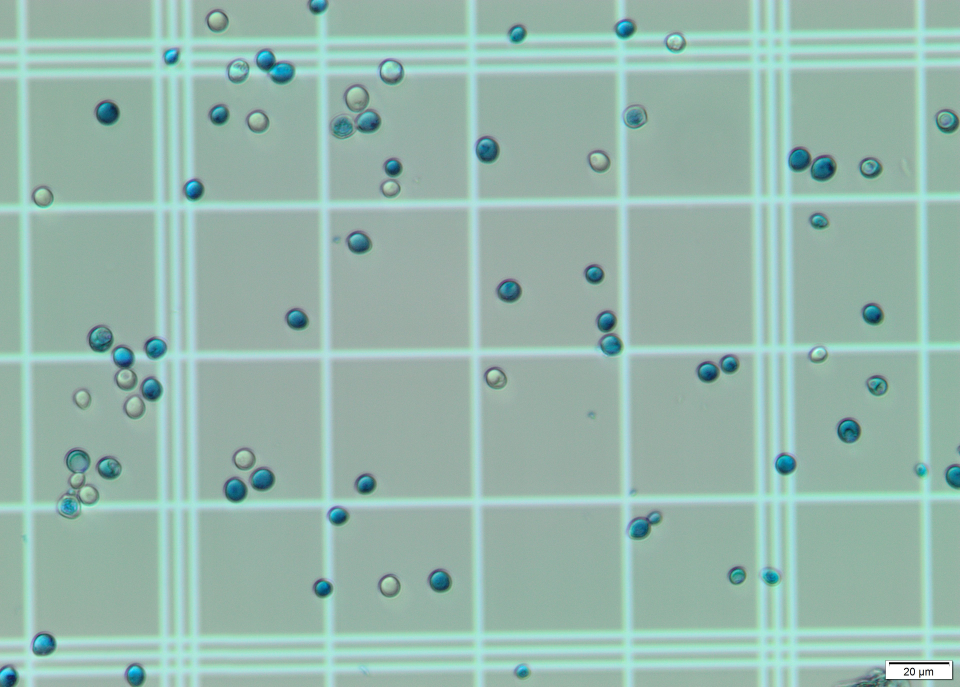
#> input picture sequencia_1/seq1_1_2.jpg, 3840 x 2748 px (shown at 1/4 size); its folder holds 4 pictures in this run
$ python main.py
#> lines starting #> are read from the running program, lines starting #| are printed output that depends on the picture
### stitching/transformations.py
import numpy as np
import numpy.lib.stride_tricks as strides

# [11 lines left out: function scale_intensities, not called in this run]

def rgb_to_monochromatic(img):
    weights = np.array([0.144, 0.299, 0.587])
    return (img @ weights).astype(img.dtype)

def ensure_divisability(img, factor):
    a = img.shape[0] % factor
    rows = img if a == 0 else img[a // 2:-int(np.ceil(a / 2))]
    b = img.shape[1] % factor
    return rows if b == 0 else rows[:,b // 2:-int(np.ceil(b / 2))]

def calculate_partitions_shape(img, n_rows, n_cols):
    h = img.shape[0] // n_rows
    w = img.shape[1] // n_cols
    return (h, w) if img.ndim == 2 else (h, w, 1)

def calculate_strides_shape(partitions_shape, n_rows, n_cols):
    shape = (n_rows, n_cols) if len(partitions_shape) < 3 else (n_rows, n_cols, 3)
    return (*shape, *partitions_shape)

def calculate_partition_strides(sliding_windows, partitions_shape):
    padding = (0, len(sliding_windows.strides) - 2)
    weights = np.pad((partitions_shape[:2]), padding, constant_values=1)
    return weights * sliding_windows.strides

def partition_image(img, n_rows, n_cols):
    partitions_shape = calculate_partitions_shape(img, n_rows, n_cols)
    sliding_windows = strides.sliding_window_view(img, partitions_shape)
    shape = calculate_strides_shape(partitions_shape, n_rows, n_cols)
    partition_strides = calculate_partition_strides(sliding_windows, partitions_shape)
    return strides.as_strided(sliding_windows, shape=shape, strides=partition_strides)

def downsample_img(img, factor):
    used_img = ensure_divisability(img, factor)
    n_rows = used_img.shape[0] // factor
    n_cols = used_img.shape[1] // factor
    partitions = partition_image(used_img, n_rows, n_cols)
    partitions_axis = (2,3) if img.ndim == 2 else (3, 4, 5)
    return np.median(partitions, axis=partitions_axis).astype(img.dtype)

def threshold(img, percentage):
    return (img > np.percentile(img, 100*percentage)).astype(int)

### stitching/stitching.py
import numpy as np
from .filters import apply_gaussian_filter
from .transformations import threshold, rgb_to_monochromatic
from scipy.ndimage import rotate
from scipy.optimize import minimize_scalar
from itertools import starmap, chain
from functools import reduce
import operator
import re

def binary_value_max_probability(array):
    probability_of_1 = np.sum(array) / np.prod(array.shape)
    return max(probability_of_1, 1 - probability_of_1)

def loss_function(thresholded_img):
    row_max_probabilites = list(map(binary_value_max_probability, thresholded_img))
    return thresholded_img.shape[0] - np.sum(row_max_probabilites)

def correct_image_rotation_angle(thresholded_img):
    def rotation(ang):
        return loss_function(rotate(thresholded_img, angle=ang))
    result = minimize_scalar(rotation, tol=1e-8)
    return result.x

# [15 lines left out: functions find_major_grid_lines, find_major_grid_corners, not called in this run]

def configured_rotate(img, angle):
    return rotate(img, angle, mode='reflect', reshape=False)

def compute_angles(imgs_grid):
    preprocess = lambda img: threshold(apply_gaussian_filter(img, 2), 0.8)
    used_imgs_grid = list(map(lambda row: list(map(preprocess, row)), imgs_grid))
    angles = np.array(list(map(
        lambda row: list(map(correct_image_rotation_angle, row)),
        used_imgs_grid
    )))
    return angles

# [21 lines left out: function compute_translations, not called in this run]

def compute_transformations(gray_imgs_grid):
    angles = compute_angles(gray_imgs_grid)
    rotated_imgs_grid = list(starmap(
        lambda imgs, angles: list(starmap(configured_rotate, zip(imgs, angles))),
        zip(gray_imgs_grid, angles)
    ))
    return compute_translations(rotated_imgs_grid), angles

def preprocess(img):
    return threshold(apply_gaussian_filter(rgb_to_monochromatic(img), 3), 0.7)

def stitch_images(imgs_grid):
    gray_imgs_grid = list(map(
        lambda row: list(map(rgb_to_monochromatic, row)),
        imgs_grid
    ))
    translations, angles = compute_transformations(gray_imgs_grid)
    first_quadrant_translations = translations + np.tile(
        np.array([-np.min(translations[0,:,0]), -np.min(translations[:,0,1])]),
        (translations.shape[0], 1)
    )
    images_shape = imgs_grid[0][0].shape
    stitched_img = np.zeros(
        (np.max(first_quadrant_translations[-1,:,0]) + images_shape[0],
         np.max(first_quadrant_translations[:,-1,1]) + images_shape[1],
         images_shape[2]),
        dtype=np.uint8
    )
    imgs_list = chain.from_iterable(imgs_grid)
    translations_raveled = np.vstack(first_quadrant_translations)
    angles_list = chain.from_iterable(angles)
    for img, translation, angle in zip(imgs_list, translations_raveled, angles_list):
        dx, dy = translation
        rotated_img = configured_rotate(img, angle)
        stitched_img[dx:dx+img.shape[0],dy:dy+img.shape[1]] = rotated_img
    return stitched_img

### stitching/filters.py
import numpy as np
from .frequency import apply_on_freq_domain

def split_rgb_channels(img):
    return np.squeeze(np.split(img, 3, axis=-1), axis=-1)

def cross_correlate(img, filt):
    return apply_on_freq_domain(lambda x,y: x*np.conj(y), img, filt)

def convolve(img, filt):
    return apply_on_freq_domain(np.multiply, img, filt)

def generate_zero_centered_arange(size):
    center = size // 2
    return np.arange(size) - center

# [4 lines left out: function compute_2d_gaussian, not called in this run]

def ensure_is_odd(value):
    return value + (1 - value % 2)

def compute_optimal_gaussian_filter_size(sigma):
    return ensure_is_odd(int(2 * sigma))

def generate_gaussian_filter(sigma=1):
    if sigma == 0:
        return np.array([[1]])
    filter_size = compute_optimal_gaussian_filter_size(sigma)
    zcrange = generate_zero_centered_arange(filter_size)
    x, y = np.meshgrid(zcrange, zcrange)
    filt = np.exp(-(np.square(x) + np.square(y)) / (2 * np.square(sigma)))
    return filt / np.sum(filt)

def apply_gaussian_filter(img, sigma=1):
    gaussian = generate_gaussian_filter(sigma=sigma)
    if img.ndim == 2:
        return convolve(img, gaussian)
    else:
        result = map(lambda channel: convolve(channel, gaussian), split_rgb_channels(img))
    return np.stack(tuple(result), axis=-1).astype(img.dtype)

### stitching/frequency.py
import numpy as np
import operator

def calculate_bounding_shape(arrays):
    shapes = map(np.shape, arrays)
    dimension_sizes = zip(*shapes)
    return tuple(map(max, dimension_sizes))

def pad_symmetrically_to_shape(arr, shape):
    differences = map(lambda x: operator.sub(*x), zip(shape, arr.shape))
    paddings = tuple(map(lambda x: (x // 2, int(np.ceil(x / 2))), differences))
    return np.pad(arr, paddings)

def pad_symmetrically_to_same_shape(arrays):
    target_shape = calculate_bounding_shape(arrays)
    equalize_shapes = lambda arr: pad_symmetrically_to_shape(arr, target_shape)
    return list(map(equalize_shapes, arrays))

def apply_on_freq_domain(function, *args):
    frequencies = np.fft.rfft2(pad_symmetrically_to_same_shape(args))
    return np.fft.fftshift(np.fft.irfft2(function(*frequencies)))

### main.py
from stitching.transformations import downsample_img
from stitching.stitching import stitch_images
import imageio as im
import os

if __name__ == '__main__':
    base_dir = './sequencia_1/'
    image_paths = sorted(os.listdir(base_dir))[1:]
    images = [im.imread(f'{base_dir}{path}') for path in image_paths]
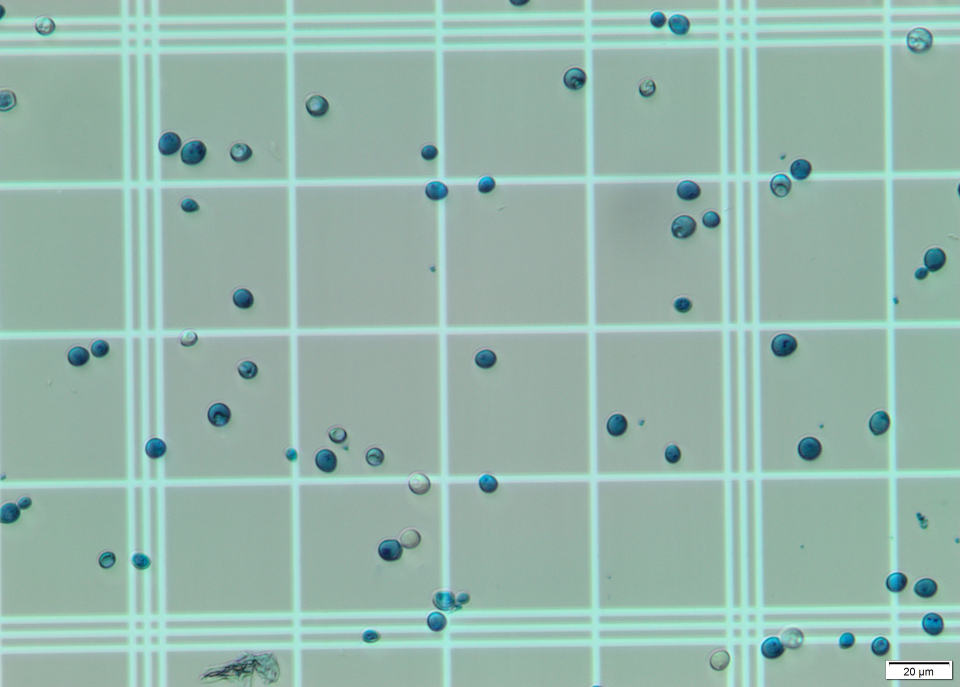
#> input picture sequencia_1/seq1_1_3.jpg, 3840 x 2748 px (shown at 1/4 size)
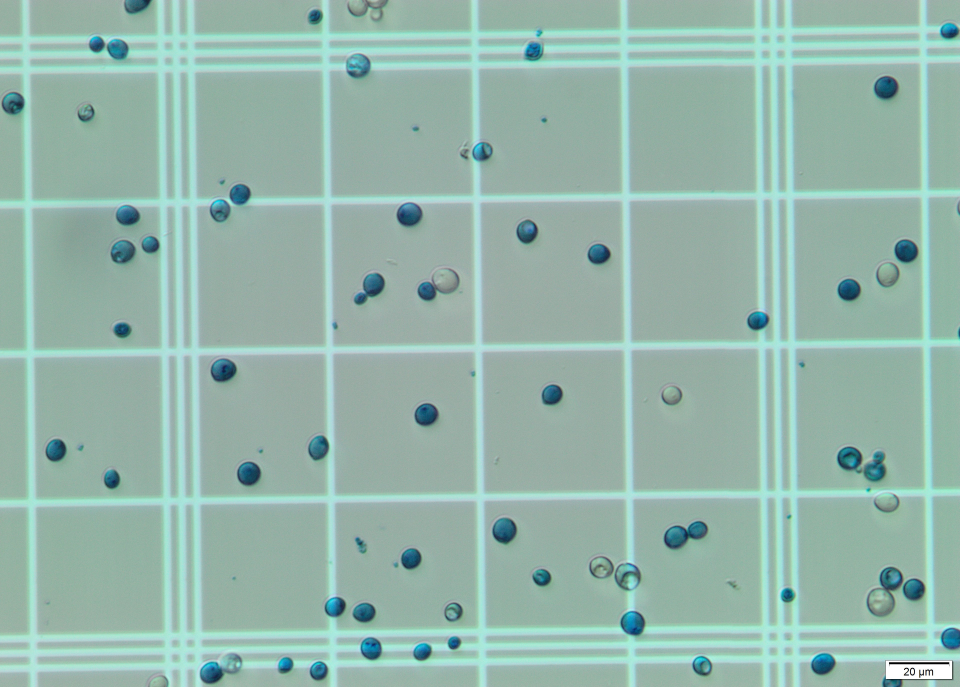
#> input picture sequencia_1/seq1_1_4.jpg, 3840 x 2748 px (shown at 1/4 size)
#> images = 3 items
    downsampled = list(map(lambda img: downsample_img(img, 10), images))
#> in downsample_img, img is the input picture: shape (2748, 3840, 3); mean R, G, B 150.6, 183.6, 173
#> in partition_image, `partitions_shape = calculate_partitions_shape(img, n_rows, n_cols)`: partitions_shape = (10, 10, 1)
#> in calculate_strides_shape, `shape = (n_rows, n_cols) if len(partitions_shape) < 3 else (n_rows, n_..`: shape = (274, 384, 3)
#> in partition_image, `shape = calculate_strides_shape(partitions_shape, n_rows, n_cols)`: shape = (274, 384, 3, 10, 10, 1)
#> in calculate_partition_strides, `padding = (0, len(sliding_windows.strides) - 2)`: padding = (0, 4)
#> in calculate_partition_strides, `weights = np.pad((partitions_shape[:2]), padding, constant_values=1)`: weights = [10, 10, 1, 1, 1, 1]
#> in partition_image, `partition_strides = calculate_partition_strides(sliding_windows, parti..`: partition_strides = [115200, 30, 1, 11520, 3, 1]
#> call 2 of downsample_img, with factor = 10
#> in downsample_img, img is the input picture: shape (2748, 3840, 3); mean R, G, B 150.2, 182.8, 172.3
#> in downsample_img (call 2), `return np.median(partitions, axis=partitions_axis).astype(img.dtype)`:
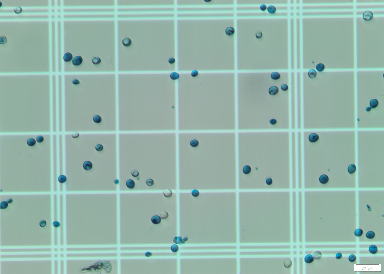
#> returned value: shape (274, 384, 3); mean of channels 0, 1, 2 150.2, 182.9, 172.4; drawn as R, G, B
#> call 3 of downsample_img, with factor = 10
#> in downsample_img, img is the input picture: shape (2748, 3840, 3); mean R, G, B 149.7, 182.5, 172.2
#> in downsample_img (call 3), `return np.median(partitions, axis=partitions_axis).astype(img.dtype)`:
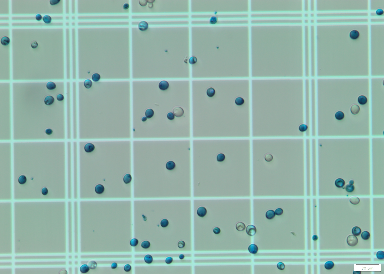
#> returned value: shape (274, 384, 3); mean of channels 0, 1, 2 149.7, 182.6, 172.2; drawn as R, G, B
#> downsampled = 3 items
    imgs_grid = [
        downsampled[:5],
        downsampled[5:10],
        downsampled[10:15],
        downsampled[15:20],
        downsampled[20:25],
    ]
    stitched_image = stitch_images(imgs_grid)
#> in rgb_to_monochromatic, `return (img @ weights).astype(img.dtype)`:
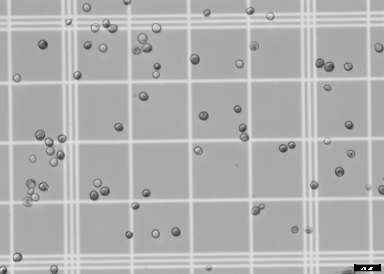
#> returned value: shape (274, 384); min 1, max 255, mean 177.3
#> in rgb_to_monochromatic (call 2), `weights = np.array([0.144, 0.299, 0.587])`: weights = [0.144, 0.299, 0.587]
#> in rgb_to_monochromatic (call 2), `return (img @ weights).astype(img.dtype)`:
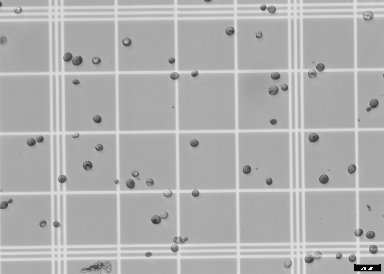
#> returned value: shape (274, 384); min 1, max 255, mean 176.7
#> in rgb_to_monochromatic (call 3), `return (img @ weights).astype(img.dtype)`:
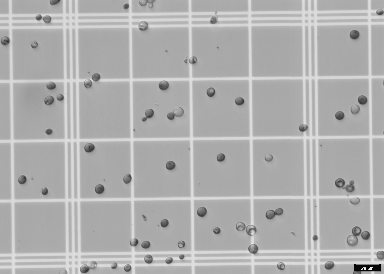
#> returned value: shape (274, 384); min 1, max 255, mean 176.4
#> in stitch_images, `gray_imgs_grid = list(map( lambda row: list(map(rgb_to_monochromatic, ..`: gray_imgs_grid = 5 items
#> (the run stopped early here; a loop or call above may not have finished)
